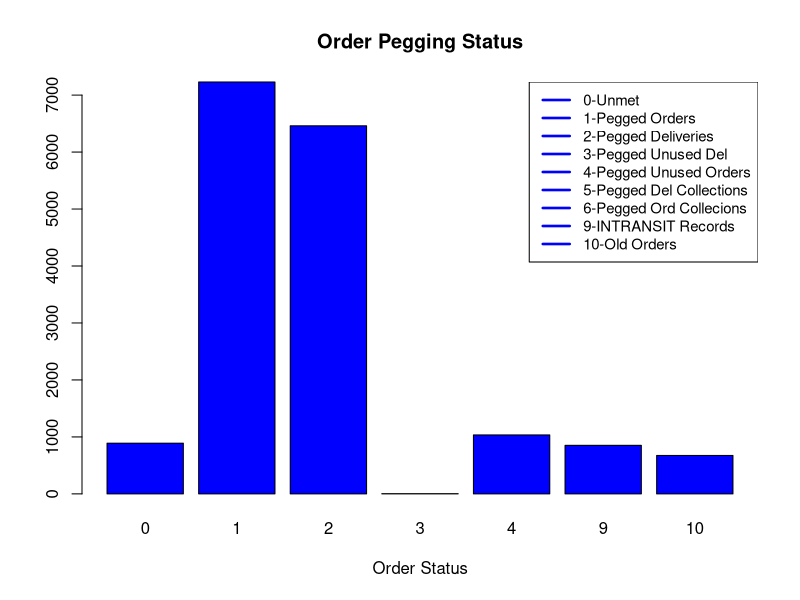
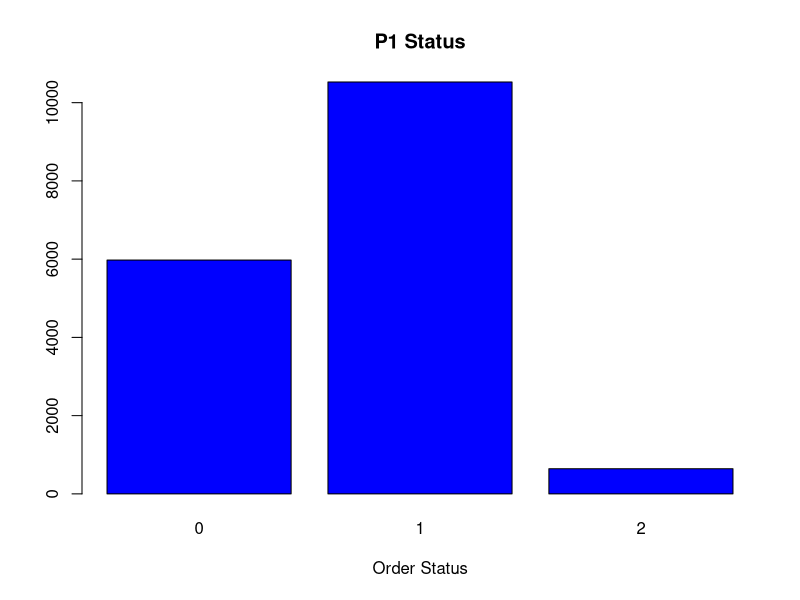
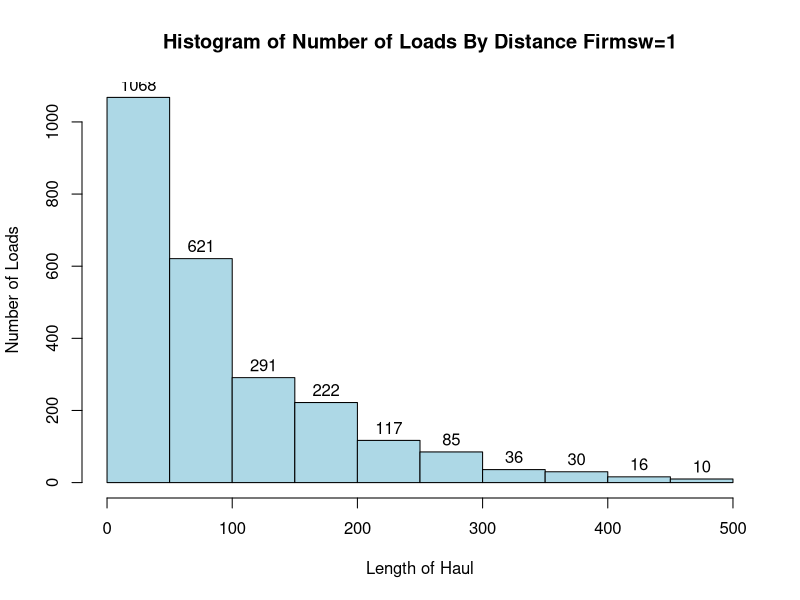
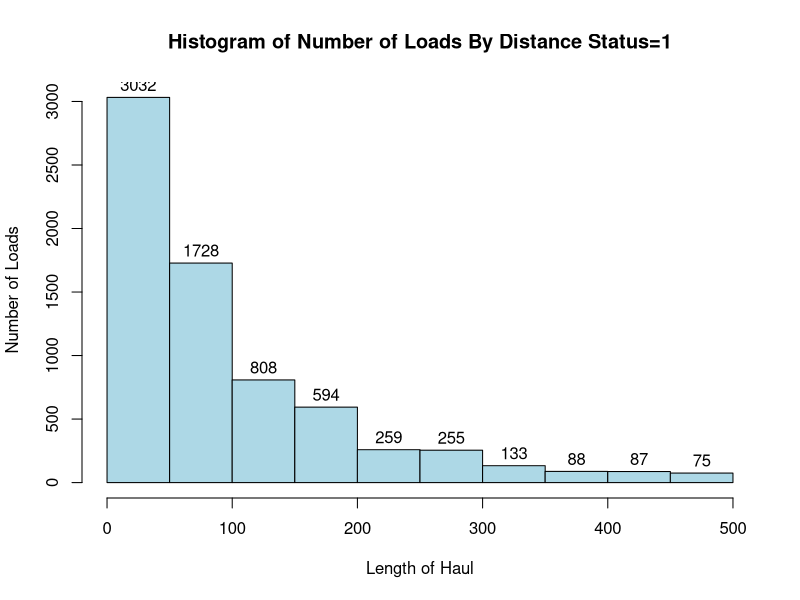
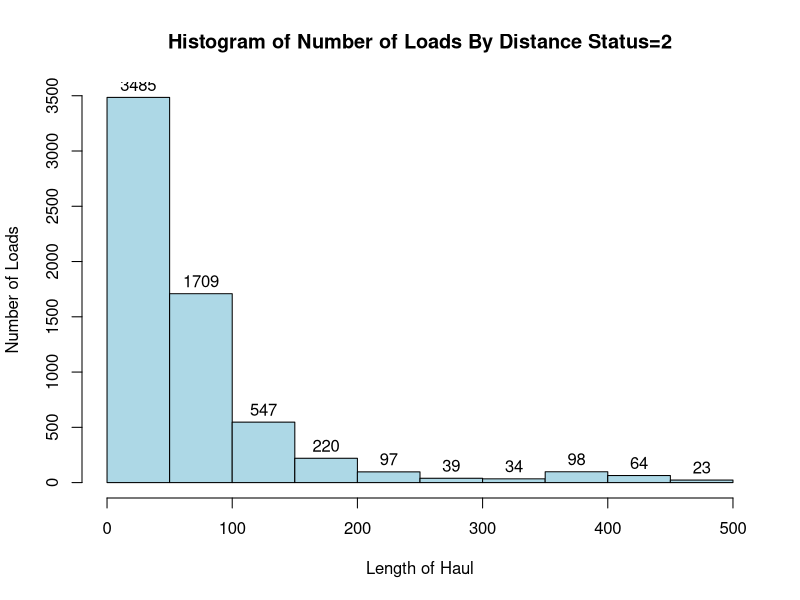
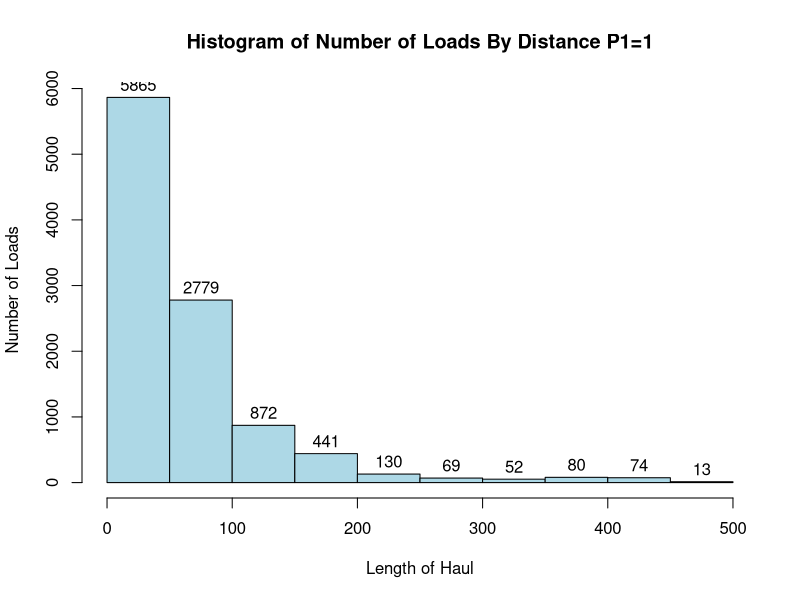
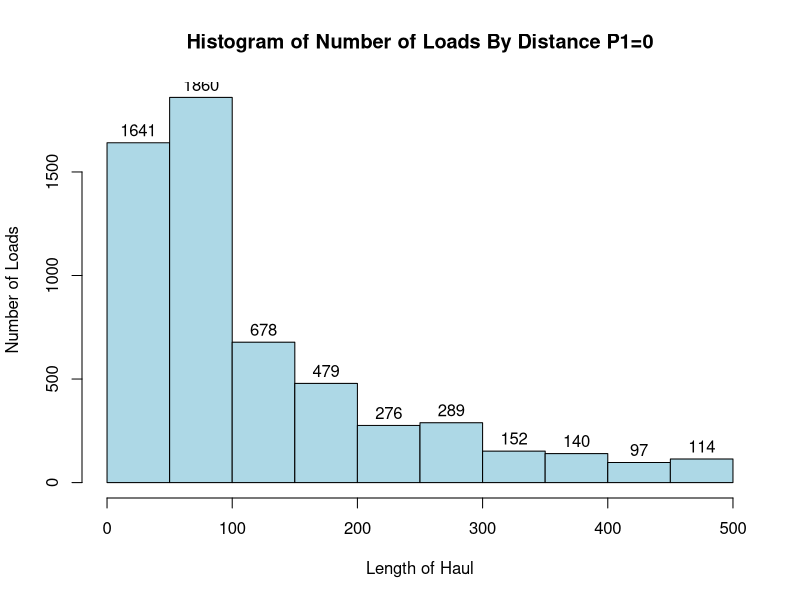

Write the R code that produced these figures, in order. (Note: this script raises an error after producing the figures.)
setwd("C:/SQLDEVELOPER_CODE_PROD/MAK_CUST_TABLE")

df_cust_table <- read.csv("MAK_DWIGHTS_MAK_CUST_DATA.csv", header=TRUE, sep="|")
names(df_cust_table) <- tolower(names(df_cust_table))

df_cust_table$needshipdate <- as.Date(df_cust_table$needshipdate)
df_cust_table$needarrivdate <- as.Date(df_cust_table$needarrivdate)
df_cust_table$schedarrivdate <- as.Date(df_cust_table$schedarrivdate)
df_cust_table$schedshipdate <- as.Date(df_cust_table$schedshipdate)
df_cust_table$run_date <- as.Date(df_cust_table$run_date)

counts <- table(df_cust_table$status)
p1_counts <- table(df_cust_table$p1)

barplot(counts, main="Order Pegging Status"
              , xlab="Order Status"
              , col="blue"
)
legend("topright", lty = c(1), lwd=c(2.5), 
       col = c(  "blue")
       ,cex=0.9
       ,legend = c( "0-Unmet"
                  , "1-Pegged Orders"
                  , "2-Pegged Deliveries"
                  , "3-Pegged Unused Del"
                  , "4-Pegged Unused Orders"
                  , "5-Pegged Del Collections"
                  , "6-Pegged Ord Collecions"
                  , "9-INTRANSIT Records"
                  ,"10-Old Orders"
                    
                  )
)

barplot(p1_counts, main="P1 Status", xlab="Order Status", col="blue")


df_le_500_f1 <- df_cust_table[df_cust_table$firmsw==1 & df_cust_table$distance <= 500 ,]
summary(df_le_500_f1$distance)

df_le_500_f1 <- df_cust_table[df_cust_table$firmsw==1 & df_cust_table$distance <= 500 ,]
summary(df_le_500_f1$distance)
hist(df_le_500_f1$distance, label=TRUE
       , c(0,50,100,150,200,250,300,350,400,450,500)
       , main="Histogram of Number of Loads By Distance Firmsw=1"
       , xlab="Length of Haul"
       , ylab="Number of Loads"
       , col="lightblue"
)


df_le_500_s1 <- df_cust_table[df_cust_table$status==1 & df_cust_table$distance <= 500 ,]
summary(df_le_500_s1$distance)
hist(df_le_500_s1$distance, label=TRUE
     , c(0,50,100,150,200,250,300,350,400,450,500)
     , main="Histogram of Number of Loads By Distance Status=1"
     , xlab="Length of Haul"
     , ylab="Number of Loads"
     , col="lightblue"
)

df_le_500_s2 <- df_cust_table[df_cust_table$status==2 & df_cust_table$distance <= 500 ,]
summary(df_le_500_s2$distance)
hist(df_le_500_s2$distance, label=TRUE
     , c(0,50,100,150,200,250,300,350,400,450,500)
     , main="Histogram of Number of Loads By Distance Status=2"
     , xlab="Length of Haul"
     , ylab="Number of Loads"
     , col="lightblue"
)


df_le_500_P1 <- df_cust_table[df_cust_table$p1==1 & df_cust_table$distance <= 500 ,]
summary(df_le_500_P1$distance)
hist(df_le_500_P1$distance, label=TRUE
     , c(0,50,100,150,200,250,300,350,400,450,500)
     , main="Histogram of Number of Loads By Distance P1=1"
     , xlab="Length of Haul"
     , ylab="Number of Loads"
     , col="lightblue"
)

df_le_500_P0 <- df_cust_table[df_cust_table$p1==0 & df_cust_table$distance <= 500 ,]
summary(df_le_500_P0$distance)
hist(df_le_500_P0$distance, label=TRUE
     , c(0,50,100,150,200,250,300,350,400,450,500)
     , main="Histogram of Number of Loads By Distance P1=0"
     , xlab="Length of Haul"
     , ylab="Number of Loads"
     , col="lightblue"
)



with ( data=df_avg_dist_f1, plot(needarrivdate
                                  , distance
                                  , type='b'
                                  , main="FirmSw=1"
                                  , ylim=c(0,250)
                                  , pch=19
                                  , col='green'
                                )
     )

df_avg_dist_s1 <- aggregate(distance ~ needarrivdate, df_le_500_s1, mean)
with ( data=df_avg_dist_s1, plot(needarrivdate
                                  , distance
                                  , type='b'
                                  , main="Status=1"
                                  , ylim=c(0,250)
                                  , pch=20
                                  , col='red'
                                )
)

df_avg_dist_s2 <- aggregate(distance ~ needarrivdate, df_le_500_s2, mean)
with ( data=df_avg_dist_s2, plot(needarrivdate
                                  , distance
                                  , type='b'
                                  , main="Status=2"
                                  , ylim=c(0,250)
                                  , pch=21
                                  , col='blue'
                                 )
)

df_avg_dist_s2 <- aggregate(distance ~ needarrivdate, df_le_500_s2, mean)
with ( data=df_avg_dist_s2, plot(needarrivdate
                                 , distance
                                 , type='b'
                                 , main="Status=2"
                                 , ylim=c(0,250)
                                 , pch=21
                                 , col='blue'
)
)

df_cust_data <- df_cust_table[  df_cust_table$needarrivdate>=as.Date('2016-03-08')
                             ,c("p1", "needarrivdate", "distance")]
avg_dist_p0 <- df_cust_data[df_cust_data$p1==0,c("needarrivdate", "distance")]
df_avg_dist_p0 <- aggregate(distance ~ needarrivdate, avg_dist_p0, mean)

avg_dist_p1 <- df_cust_data[df_cust_data$p1==1,c("needarrivdate", "distance")]
df_avg_dist_p1 <- aggregate(distance ~ needarrivdate, avg_dist_p1, mean)

avg_dist_p2 <- df_cust_data[df_cust_data$p1==2,c("needarrivdate", "distance")]
df_avg_dist_p2 <- aggregate(distance ~ needarrivdate, avg_dist_p2, mean)

avg_dist_pall <- df_cust_data[df_cust_data$p1 %in% c(0,1),c("needarrivdate", "distance")]
df_avg_dist_pall <- aggregate(distance ~ needarrivdate, avg_dist_pall, mean)



df_avg_dist_p2


plot(df_avg_dist_p0$needarrivdate, df_avg_dist_p0$distance
                     , col="blue"
                     ,type='b'
                     , pch=19
                     , ylim=c(0,300))
lines(df_avg_dist_p1$needarrivdate, df_avg_dist_p1$distance, col="red", pch=19, lwd=4)
lines(df_avg_dist_p2$needarrivdate, df_avg_dist_p2$distance, col="pink", pch=19, lwd=4)
lines(df_avg_dist_pall$needarrivdate, df_avg_dist_pall$distance, col="darkgreen", pch=19, lwd=4)
legend("topright", lty = c(1)
                 , lwd=c(2.5)
                 ,col = c("blue", "red", "pink","darkgreen"), 
                 ,cex=0.9
                 ,legend = c( "p1=does't match"
                            , "p1=matches"
                            , "p1=not exists"
                            , "p1=all"
                 )
)
abline(h=c("100"), lwd=4, lty=1)
